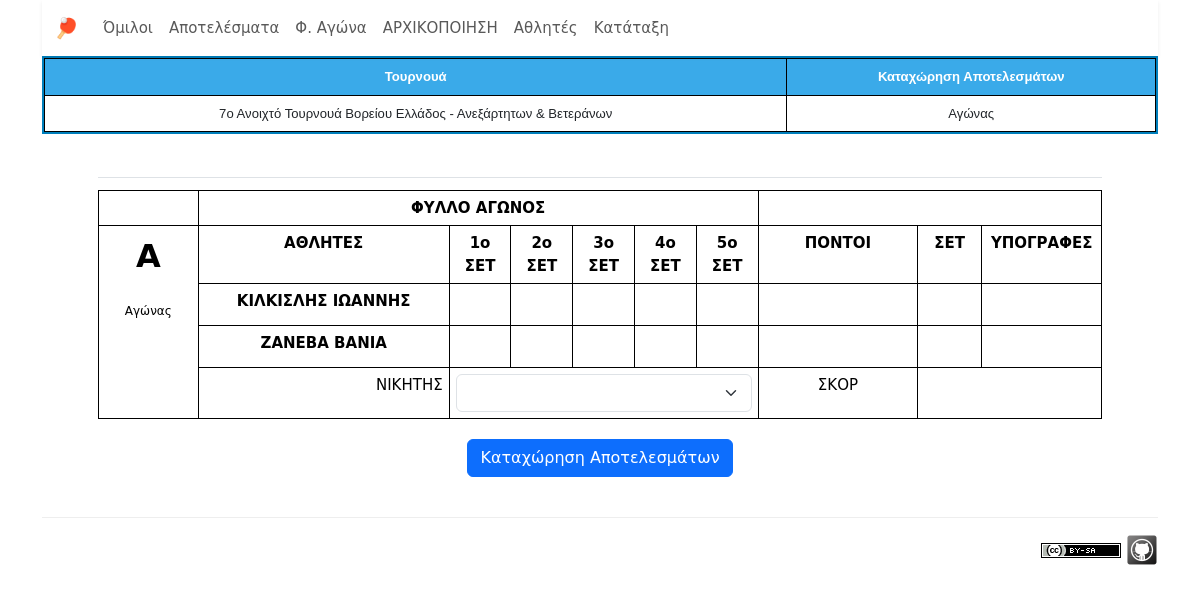
The page /?page=match/main&id=1 on the database its author committed.
### tables this page shows
CREATE TABLE "menus" (
  "title" text(80) NOT NULL,
  "uri" text NOT NULL,
  "level" integer NOT NULL DEFAULT '0'
, "hide" integer NOT NULL DEFAULT '0', "pagesID" integer NULL);

### index.php (called while the page is built, shortened)
<?php
require_once( 'App/miniMVController.php' );

### App/sqliteDb.php (called while the page is built, shortened)
<?php
class SQLiteDB
{
    private SQLite3 $db;
    public function __construct(string $filename, bool $debug = false)
    {
        $this->filename = $filename;
        $this->debug = $debug;
        if (isset($_SESSION['PATHS']['DB']) && file_exists($_SESSION['PATHS']['DB'])) {
            $this->filename = $_SESSION['PATHS']['DB'];
        }
        try {
            $this->db = new SQLite3($this->filename,SQLITE3_OPEN_READWRITE | SQLITE3_OPEN_CREATE);
        } catch (\Exception $e) {
            throw new \RuntimeException("Unable to open database: {$this->filename}. Error: " . $e->getMessage());
        }
    }
    public function query(string $sql): SQLite3Result|false
    {
        return $this->db->query($sql);
    }
    public function get_rows(string $query = '', bool $return_array = false)
    {
        $result = $this->query($query);
        $rows = [];
        while ($row = $result->fetchArray(SQLITE3_ASSOC)) {
            $rows[] = $return_array ? $row : (object)$row;
        }
        return $rows;
    }
}

### App/configuration.php (the view, shortened to what this page needs)
<?php
if (!defined("AJAX")) {
    $tempRow = miniMVController::$db->get_rows("SELECT title,uri FROM menus WHERE hide=0", TRUE);
    foreach ($tempRow as $show) {
        $active = ($show['uri'] == '?page=' . miniMVController::$config['page']) ? " active " : '';
        miniMVController::$config['menus'] .= "<li  class=\"nav-item\"><a  class='nav-link $active' href='$show[uri]'>$show[title]</a></li>";
    }
} else {
     require_once 'sqliteDb.php';
}

### App/Template/css/datatables.css (style rules this page uses)
:root { --dt-row-selected: 13, 110, 253;--dt-row-selected-text: 255, 255, 255;--dt-row-selected-link: 9, 10, 11;--dt-row-stripe: 0, 0, 0;--dt-row-hover: 0, 0, 0;--dt-column-ordering: 0, 0, 0;--dt-html-background: white }

### App/Template/css/layout.css (style rules this page uses)
.navbar-nav { min-height: 32px !important }
.footer { border-top: 1px solid #eee; margin-top: 40px; padding-top: 16px; }
.container { width: 97%; }
.mainPageContent { min-height: 300px; }
.pull-right { float: right !important; }
img { border: 0; }
table { cellpadding: 0; cellspacing: 0; border: 0; }

### rows shown on the page
menus: title "Όμιλοι"
menus: title "Αποτελέσματα"
menus: title "Φ. Αγώνα"
menus: title "ΑΡΧΙΚΟΠΟΙΗΣΗ"
menus: title "Αθλητές"
menus: title "Κατάταξη"

### other values the page prints
$t "Τουρνουά Καταχώρηση Αποτελεσμάτων"
$p "7ο Ανοιχτό Τουρνουά Βορείου Ελλάδος - Ανεξάρτητων & Βετεράνων Αγώνας"
